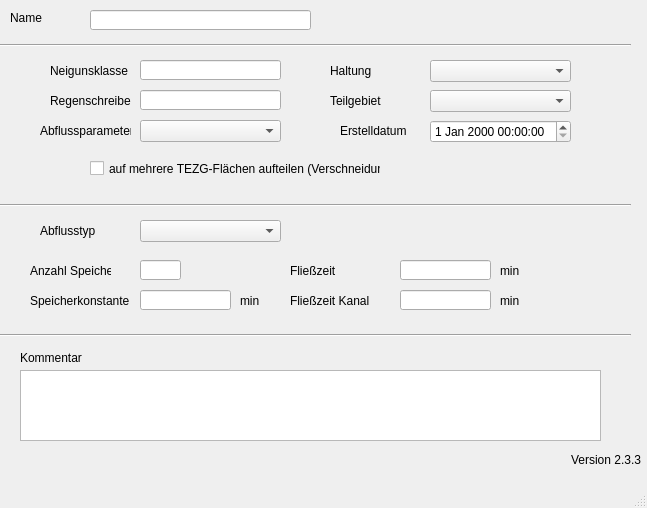
<?xml version="1.0" encoding="UTF-8"?>
<ui version="4.0">
 <class>MainWindow</class>
 <widget class="QMainWindow" name="MainWindow">
  <property name="enabled">
   <bool>true</bool>
  </property>
  <property name="geometry">
   <rect>
    <x>0</x>
    <y>0</y>
    <width>647</width>
    <height>508</height>
   </rect>
  </property>
  <property name="windowTitle">
   <string>MainWindow</string>
  </property>
  <widget class="QWidget" name="centralwidget">
   <widget class="QLabel" name="label_20">
    <property name="geometry">
     <rect>
      <x>330</x>
      <y>60</y>
      <width>91</width>
      <height>21</height>
     </rect>
    </property>
    <property name="text">
     <string>Haltung</string>
    </property>
   </widget>
   <widget class="QLabel" name="label">
    <property name="geometry">
     <rect>
      <x>10</x>
      <y>10</y>
      <width>46</width>
      <height>16</height>
     </rect>
    </property>
    <property name="text">
     <string>Name</string>
    </property>
   </widget>
   <widget class="Line" name="line">
    <property name="geometry">
     <rect>
      <x>0</x>
      <y>30</y>
      <width>631</width>
      <height>31</height>
     </rect>
    </property>
    <property name="orientation">
     <enum>Qt::Horizontal</enum>
    </property>
   </widget>
   <widget class="QLabel" name="label_14">
    <property name="geometry">
     <rect>
      <x>20</x>
      <y>350</y>
      <width>81</width>
      <height>16</height>
     </rect>
    </property>
    <property name="text">
     <string>Kommentar</string>
    </property>
   </widget>
   <widget class="QLabel" name="label_5">
    <property name="geometry">
     <rect>
      <x>50</x>
      <y>90</y>
      <width>81</width>
      <height>21</height>
     </rect>
    </property>
    <property name="text">
     <string>Regenschreiber</string>
    </property>
   </widget>
   <widget class="QLabel" name="label_70">
    <property name="geometry">
     <rect>
      <x>340</x>
      <y>120</y>
      <width>71</width>
      <height>21</height>
     </rect>
    </property>
    <property name="text">
     <string>Erstelldatum</string>
    </property>
   </widget>
   <widget class="Line" name="line_2">
    <property name="geometry">
     <rect>
      <x>0</x>
      <y>320</y>
      <width>631</width>
      <height>31</height>
     </rect>
    </property>
    <property name="orientation">
     <enum>Qt::Horizontal</enum>
    </property>
   </widget>
   <widget class="QLabel" name="label_3">
    <property name="geometry">
     <rect>
      <x>50</x>
      <y>60</y>
      <width>81</width>
      <height>21</height>
     </rect>
    </property>
    <property name="text">
     <string>Neigunsklasse</string>
    </property>
   </widget>
   <widget class="QLabel" name="label_21">
    <property name="geometry">
     <rect>
      <x>40</x>
      <y>120</y>
      <width>91</width>
      <height>21</height>
     </rect>
    </property>
    <property name="text">
     <string>Abflussparameter</string>
    </property>
   </widget>
   <widget class="QLabel" name="label_22">
    <property name="geometry">
     <rect>
      <x>330</x>
      <y>90</y>
      <width>91</width>
      <height>21</height>
     </rect>
    </property>
    <property name="text">
     <string>Teilgebiet</string>
    </property>
   </widget>
   <widget class="QLineEdit" name="flnam">
    <property name="geometry">
     <rect>
      <x>90</x>
      <y>10</y>
      <width>221</width>
      <height>20</height>
     </rect>
    </property>
   </widget>
   <widget class="QLineEdit" name="neigkl">
    <property name="geometry">
     <rect>
      <x>140</x>
      <y>60</y>
      <width>141</width>
      <height>20</height>
     </rect>
    </property>
   </widget>
   <widget class="QLineEdit" name="regenschreiber">
    <property name="geometry">
     <rect>
      <x>140</x>
      <y>90</y>
      <width>141</width>
      <height>20</height>
     </rect>
    </property>
   </widget>
   <widget class="QComboBox" name="haltnam">
    <property name="geometry">
     <rect>
      <x>430</x>
      <y>60</y>
      <width>141</width>
      <height>22</height>
     </rect>
    </property>
   </widget>
   <widget class="QComboBox" name="abflussparameter">
    <property name="geometry">
     <rect>
      <x>140</x>
      <y>120</y>
      <width>141</width>
      <height>22</height>
     </rect>
    </property>
   </widget>
   <widget class="QComboBox" name="teilgebiet">
    <property name="geometry">
     <rect>
      <x>430</x>
      <y>90</y>
      <width>141</width>
      <height>22</height>
     </rect>
    </property>
   </widget>
   <widget class="QTextEdit" name="kommentar">
    <property name="geometry">
     <rect>
      <x>20</x>
      <y>370</y>
      <width>581</width>
      <height>71</height>
     </rect>
    </property>
   </widget>
   <widget class="QComboBox" name="abflusstyp">
    <property name="geometry">
     <rect>
      <x>140</x>
      <y>220</y>
      <width>141</width>
      <height>22</height>
     </rect>
    </property>
   </widget>
   <widget class="QLabel" name="label_23">
    <property name="geometry">
     <rect>
      <x>40</x>
      <y>220</y>
      <width>91</width>
      <height>21</height>
     </rect>
    </property>
    <property name="text">
     <string>Abflusstyp</string>
    </property>
   </widget>
   <widget class="Line" name="line_3">
    <property name="geometry">
     <rect>
      <x>0</x>
      <y>190</y>
      <width>631</width>
      <height>31</height>
     </rect>
    </property>
    <property name="orientation">
     <enum>Qt::Horizontal</enum>
    </property>
   </widget>
   <widget class="QLineEdit" name="speicherzahl">
    <property name="geometry">
     <rect>
      <x>140</x>
      <y>260</y>
      <width>41</width>
      <height>20</height>
     </rect>
    </property>
   </widget>
   <widget class="QLabel" name="label_4">
    <property name="geometry">
     <rect>
      <x>30</x>
      <y>260</y>
      <width>81</width>
      <height>21</height>
     </rect>
    </property>
    <property name="text">
     <string>Anzahl Speicher</string>
    </property>
   </widget>
   <widget class="QLabel" name="label_6">
    <property name="geometry">
     <rect>
      <x>30</x>
      <y>290</y>
      <width>101</width>
      <height>21</height>
     </rect>
    </property>
    <property name="text">
     <string>Speicherkonstante</string>
    </property>
   </widget>
   <widget class="QLineEdit" name="speicherkonst">
    <property name="geometry">
     <rect>
      <x>140</x>
      <y>290</y>
      <width>91</width>
      <height>20</height>
     </rect>
    </property>
   </widget>
   <widget class="QLabel" name="label_7">
    <property name="geometry">
     <rect>
      <x>240</x>
      <y>290</y>
      <width>31</width>
      <height>21</height>
     </rect>
    </property>
    <property name="text">
     <string>min</string>
    </property>
   </widget>
   <widget class="QLabel" name="label_8">
    <property name="geometry">
     <rect>
      <x>290</x>
      <y>260</y>
      <width>81</width>
      <height>21</height>
     </rect>
    </property>
    <property name="text">
     <string>Fließzeit</string>
    </property>
   </widget>
   <widget class="QLineEdit" name="fliesszeit">
    <property name="geometry">
     <rect>
      <x>400</x>
      <y>260</y>
      <width>91</width>
      <height>20</height>
     </rect>
    </property>
   </widget>
   <widget class="QLineEdit" name="fliesszeitkanal">
    <property name="geometry">
     <rect>
      <x>400</x>
      <y>290</y>
      <width>91</width>
      <height>20</height>
     </rect>
    </property>
   </widget>
   <widget class="QLabel" name="label_9">
    <property name="geometry">
     <rect>
      <x>290</x>
      <y>290</y>
      <width>101</width>
      <height>21</height>
     </rect>
    </property>
    <property name="text">
     <string>Fließzeit Kanal</string>
    </property>
   </widget>
   <widget class="QLabel" name="label_10">
    <property name="geometry">
     <rect>
      <x>500</x>
      <y>260</y>
      <width>31</width>
      <height>21</height>
     </rect>
    </property>
    <property name="text">
     <string>min</string>
    </property>
   </widget>
   <widget class="QLabel" name="label_11">
    <property name="geometry">
     <rect>
      <x>500</x>
      <y>290</y>
      <width>31</width>
      <height>21</height>
     </rect>
    </property>
    <property name="text">
     <string>min</string>
    </property>
   </widget>
   <widget class="QgsDateTimeEdit" name="createdat">
    <property name="geometry">
     <rect>
      <x>430</x>
      <y>120</y>
      <width>141</width>
      <height>23</height>
     </rect>
    </property>
   </widget>
   <widget class="QCheckBox" name="aufteilen">
    <property name="geometry">
     <rect>
      <x>90</x>
      <y>160</y>
      <width>291</width>
      <height>17</height>
     </rect>
    </property>
    <property name="text">
     <string>auf mehrere TEZG-Flächen aufteilen (Verschneidung)</string>
    </property>
   </widget>
   <widget class="QLabel" name="lb_version">
    <property name="geometry">
     <rect>
      <x>570</x>
      <y>450</y>
      <width>71</width>
      <height>20</height>
     </rect>
    </property>
    <property name="toolTip">
     <string>Version QKan Import</string>
    </property>
    <property name="text">
     <string>Version 2.3.3</string>
    </property>
    <property name="alignment">
     <set>Qt::AlignRight|Qt::AlignTrailing|Qt::AlignVCenter</set>
    </property>
   </widget>
  </widget>
  <widget class="QMenuBar" name="menubar">
   <property name="geometry">
    <rect>
     <x>0</x>
     <y>0</y>
     <width>647</width>
     <height>21</height>
    </rect>
   </property>
  </widget>
  <widget class="QStatusBar" name="statusbar"/>
 </widget>
 <customwidgets>
  <customwidget>
   <class>QgsDateTimeEdit</class>
   <extends>QDateTimeEdit</extends>
   <header>qgsdatetimeedit.h</header>
  </customwidget>
 </customwidgets>
 <tabstops>
  <tabstop>flnam</tabstop>
  <tabstop>neigkl</tabstop>
  <tabstop>regenschreiber</tabstop>
  <tabstop>abflussparameter</tabstop>
  <tabstop>aufteilen</tabstop>
  <tabstop>abflusstyp</tabstop>
  <tabstop>speicherzahl</tabstop>
  <tabstop>speicherkonst</tabstop>
  <tabstop>kommentar</tabstop>
  <tabstop>haltnam</tabstop>
  <tabstop>teilgebiet</tabstop>
  <tabstop>createdat</tabstop>
  <tabstop>fliesszeit</tabstop>
  <tabstop>fliesszeitkanal</tabstop>
 </tabstops>
 <resources/>
 <connections/>
</ui>
